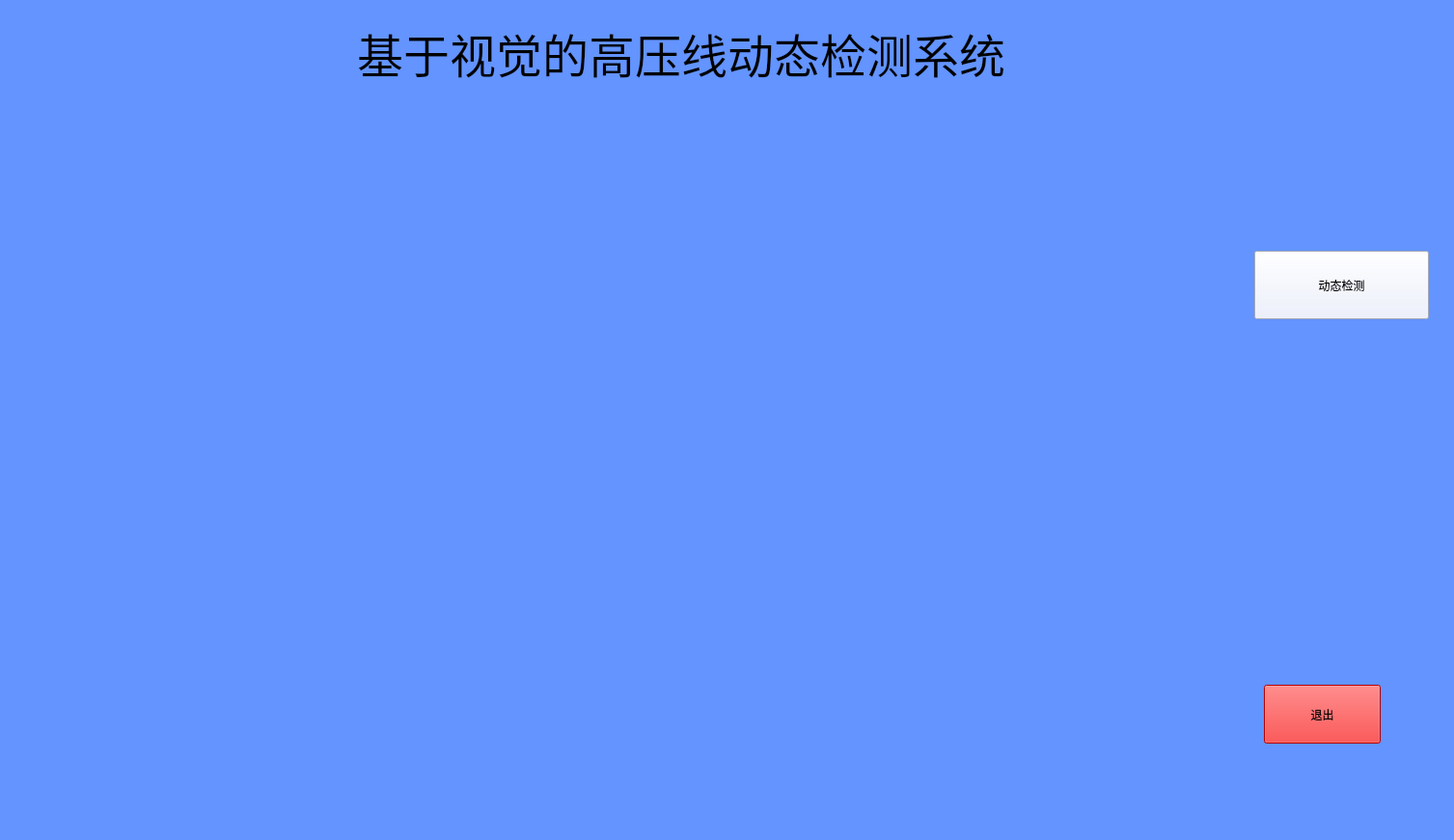
<?xml version="1.0" encoding="UTF-8"?>
<ui version="4.0">
 <class>MainWindow</class>
 <widget class="QMainWindow" name="MainWindow">
  <property name="geometry">
   <rect>
    <x>0</x>
    <y>0</y>
    <width>1507</width>
    <height>871</height>
   </rect>
  </property>
  <property name="windowTitle">
   <string>MainWindow</string>
  </property>
  <property name="styleSheet">
   <string notr="true">background-color: rgb(99, 148, 255);</string>
  </property>
  <widget class="QWidget" name="centralwidget">
   <widget class="QLabel" name="label">
    <property name="geometry">
     <rect>
      <x>370</x>
      <y>-10</y>
      <width>891</width>
      <height>131</height>
     </rect>
    </property>
    <property name="text">
     <string>&lt;html&gt;&lt;head/&gt;&lt;body&gt;&lt;p&gt;&lt;span style=&quot; font-size:36pt;&quot;&gt;基于视觉的高压线动态检测系统&lt;/span&gt;&lt;/p&gt;&lt;/body&gt;&lt;/html&gt;</string>
    </property>
   </widget>
   <widget class="QPushButton" name="pushButton">
    <property name="geometry">
     <rect>
      <x>1310</x>
      <y>710</y>
      <width>121</width>
      <height>61</height>
     </rect>
    </property>
    <property name="styleSheet">
     <string notr="true">font: 22pt &quot;新宋体&quot;;
background-color: rgb(255, 0, 0);</string>
    </property>
    <property name="text">
     <string>退出</string>
    </property>
   </widget>
   <widget class="QPushButton" name="pushButton_2">
    <property name="geometry">
     <rect>
      <x>1300</x>
      <y>260</y>
      <width>181</width>
      <height>71</height>
     </rect>
    </property>
    <property name="styleSheet">
     <string notr="true">font: 22pt &quot;新宋体&quot;;
selection-color: rgb(255, 0, 0);
background-color: rgb(233, 237, 255);</string>
    </property>
    <property name="text">
     <string>动态检测</string>
    </property>
   </widget>
   <widget class="QLabel" name="label_2">
    <property name="geometry">
     <rect>
      <x>60</x>
      <y>90</y>
      <width>1201</width>
      <height>711</height>
     </rect>
    </property>
    <property name="text">
     <string/>
    </property>
   </widget>
  </widget>
  <widget class="QMenuBar" name="menubar">
   <property name="geometry">
    <rect>
     <x>0</x>
     <y>0</y>
     <width>1507</width>
     <height>26</height>
    </rect>
   </property>
  </widget>
  <widget class="QStatusBar" name="statusbar"/>
 </widget>
 <resources/>
 <connections>
  <connection>
   <sender>pushButton</sender>
   <signal>clicked()</signal>
   <receiver>MainWindow</receiver>
   <slot>close()</slot>
   <hints>
    <hint type="sourcelabel">
     <x>1370</x>
     <y>766</y>
    </hint>
    <hint type="destinationlabel">
     <x>753</x>
     <y>435</y>
    </hint>
   </hints>
  </connection>
 </connections>
</ui>
